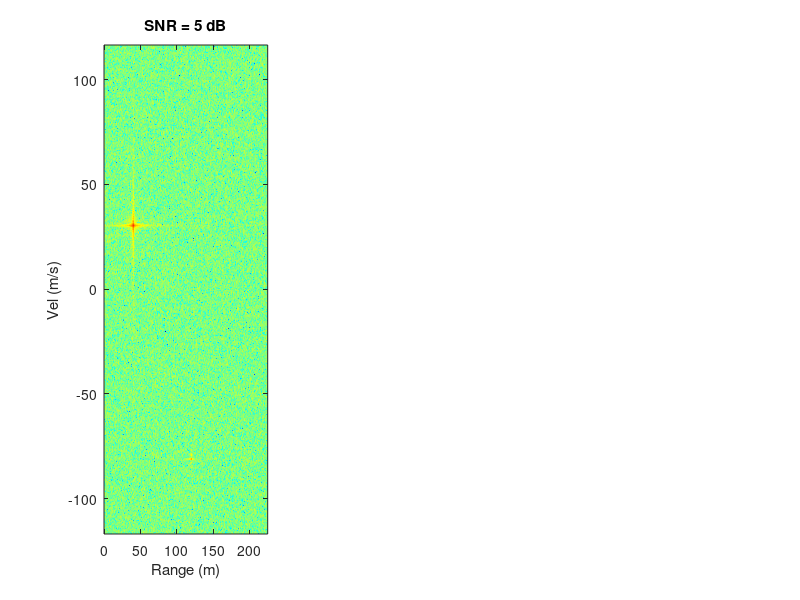

Reproduce this figure in MATLAB. (Note: this script raises an error after producing the figure.)
% Task D: range-doppler Map
% BY: Salah Waheed, Islam Ahmed
clear; close all; clc;

%% paramaters

c = 3e8; 
fc = 76.5e9; %carrier
lambda = c/fc;
B = 1e9; %Bandwidht
Tc = 3e-6; % Chirp duration
PRI = 8.4e-6; 
slope = B/Tc;
Ts = 0.5e-9; 
Fs = 1/Ts;
Np = 512;           % num pulses
Ns = round(Tc/Ts);   % samples per chirp
Npri = round(PRI/Ts); % samples per PRI

snr_vals = [5, 10, 15]; 

%% Targets [R, V]
tgt = [
    40    30;
    120  -80
];
nt = size(tgt,1);

% Axes
fr = (0:Npri/2-1) * (Fs/Npri);
r_ax = c * fr / (4 * slope); 
v_ax = (-Np/2 : Np/2-1) * (lambda / (2 * Np * PRI));

% Setup Fig
figure('Name', 'Task D: RD Maps', 'Position', [100 100 1200 400], 'Color', 'w');

%% Main Loop
for i = 1:length(snr_vals)
    snr = snr_vals(i);
    fprintf('Processing SNR %d dB...\n', snr);
    
    % Gen Signals
    N_all = Np * Npri;
    stx = zeros(1, N_all);
    srx = zeros(1, N_all);
    t_fast = (0:Ns-1)*Ts;
    
    % tx gen
    for n = 0:Np-1
        k = n*Npri + 1;
        stx(k:k+Ns-1) = exp(1j * pi * slope * t_fast.^2);
    end
    
    % rx gen
    for k = 1:nt
        R = tgt(k,1); 
        V = tgt(k,2); 
        Amp = (40 / R)^2; 
        
        for n = 0:Np-1
            t_slow = n * PRI;
            r_curr = R + V * t_slow;
            tau = 2 * r_curr / c;
            d_samp = round(tau/Ts);
            phs = exp(-1j * 2 * pi * fc * tau);
            
            idx = n*Npri + 1 + d_samp;
            
            if idx+Ns-1 <= N_all
                sig = Amp * (exp(1j * pi * slope * (t_fast - tau).^2) * phs);
                srx(idx:idx+Ns-1) = srx(idx:idx+Ns-1) + sig;
            end
        end
    end
    
    % noise
    srx_noisy = awgn(srx, snr, 'measured'); 
    
    %% Processing
    mix = stx .* conj(srx_noisy);
    
    % reshape and window
    mix_mat = zeros(Npri, Np);
    for n = 1:Np
        k = (n-1)*Npri + 1;
        mix_mat(:,n) = mix(k : k+Npri-1).';
    end

    mix_mat = mix_mat .* hamming(Npri) .* hamming(Np)';
    
    % 2D FFT
    fft_r = fft(mix_mat, [], 1);
    fft_r = fft_r(1:Npri/2, :); % range FFT
    
    fft_d = fftshift(fft(fft_r, [], 2), 2); % doppler FFT
    
    map_db = 20*log10(abs(fft_d) + eps); % Log scale
    map_norm = map_db - max(map_db(:));
    
    %% Plotting
    subplot(1, 3, i);
    imagesc(r_ax, v_ax, map_norm.'); 
    axis xy; colormap jet; 
    
    xlabel('Range (m)'); ylabel('Vel (m/s)');
    title(sprintf('SNR = %d dB', snr));
    clim([-75 0]); 
    
    hold on;
    plot(tgt(:,1), tgt(:,2), 'ro', 'MarkerSize', 10, 'LineWidth', 2);
    
    if i == 1
        legend('Targets', 'Location', 'best', 'TextColor', 'w');
    end
end
